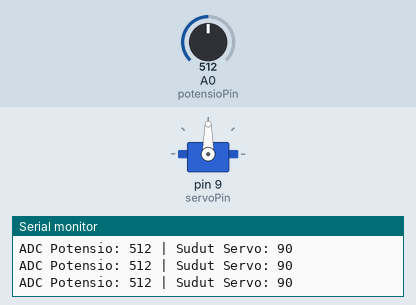
Recording of a sketch running on a simulated Arduino Uno, built with avr-gcc and run on an emulated ATmega328P. On the bench: servo, the last lines printed to the serial monitor. The test bench sets the inputs (shaded band); at power-on: A0 (potensioPin) = 512.

Above: at 1.2 s.
1.3 s: A0 (potensioPin) set to 586
At 2.0 s:
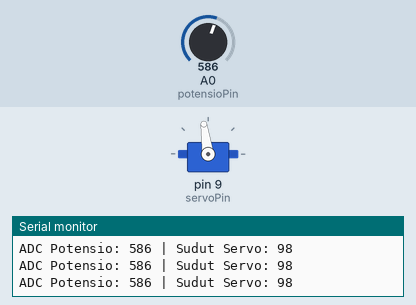
4.3 s: A0 (potensioPin) set to 608
At 5.5 s:
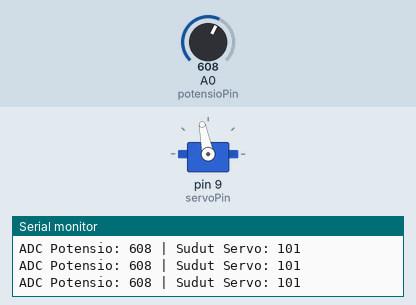
5.8 s: A0 (potensioPin) set to 306
At 6.7 s:
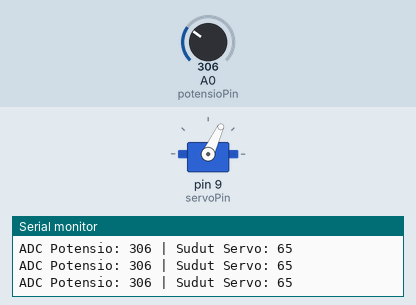
7.3 s: A0 (potensioPin) set to 900
At 8.0 s:
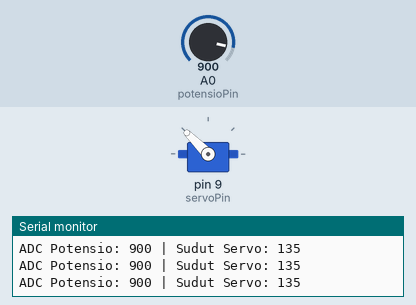
8.8 s: A0 (potensioPin) set to 986
At 9.2 s:
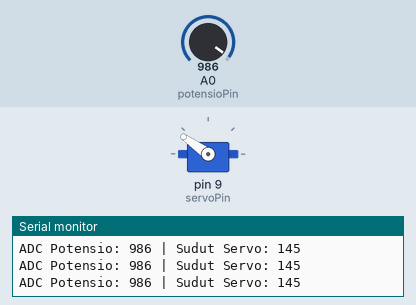
10.3 s: A0 (potensioPin) set to 1014
At 11.4 s:
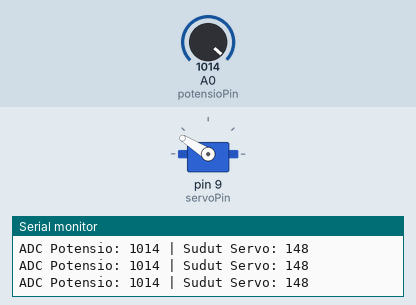
Timing chart, 0 to 13.3 s (numbered marks = the images above; inputs shaded):
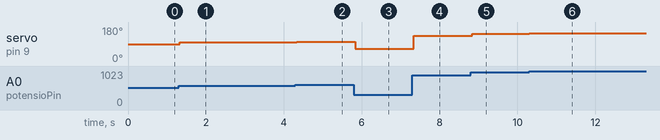

Measured:
- after the input at 1.3 s, servo on pin 9 (servoPin): 90° → 98° at once
- after the input at 4.3 s, servo on pin 9 (servoPin): 98° → 101° at once
- after the input at 5.8 s, servo on pin 9 (servoPin): 101° → 65° at once
- after the input at 7.3 s, servo on pin 9 (servoPin): 65° → 135° at once
- after the input at 8.8 s, servo on pin 9 (servoPin): 135° → 145° at once
- after the input at 10.3 s, servo on pin 9 (servoPin): 145° → 148° at once

The sketch:

modul4_soalpercobaan1.ino
```cpp
#include <Servo.h> // library untuk servo motor

Servo myservo; // membuat objek servo

// ===================== PIN SETUP =====================
// Tentukan pin yang digunakan untuk potensiometer dan servo
const int potensioPin = A0;  // Pin analog A0 untuk membaca potensiometer
const int servoPin = 9;      // Pin digital 9 (PWM) untuk mengontrol servo

// ===================== VARIABEL =====================
// Variabel untuk menyimpan data ADC dan sudut servo
int pos = 0; // Tipe data integer, inisialisasi awal pada sudut 0
int val = 0; // Tipe data integer, inisialisasi awal nilai ADC 0

void setup() {

  // Hubungkan servo ke pin yang sudah ditentukan
  myservo.attach(servoPin); // Menggunakan variabel servoPin (Pin 9)

  // Aktifkan komunikasi serial untuk monitoring
  Serial.begin(9600); // Baud rate standar 9600 bps

}

void loop() {

  // ===================== PEMBACAAN ADC =====================
  // Baca nilai dari potensiometer (rentang 0–1023)
  val = analogRead(potensioPin); // Membaca tegangan dari pin A0

  // ===================== KONVERSI DATA =====================
  // Ubah nilai ADC menjadi sudut servo (30–150 derajat)
  pos = map(val,
             0,    // nilai minimum ADC
             1023, // nilai maksimum ADC (resolusi 10-bit Arduino standar)
             30,    // sudut minimum servo
             150   // sudut maksimum servo
             );

  // ===================== OUTPUT SERVO =====================
  // Gerakkan servo sesuai hasil mapping
  myservo.write(pos); // Menggerakkan servo ke sudut 'pos'

  // ===================== MONITORING DATA =====================
  // Tampilkan data ADC dan sudut servo ke Serial Monitor
  Serial.print("ADC Potensio: ");
  Serial.print(val); // Menampilkan nilai ADC murni

  Serial.print(" | Sudut Servo: ");
  Serial.println(pos); // Menampilkan sudut konversi

  // ===================== STABILISASI =====================
  // Delay untuk memberi waktu servo bergerak stabil
  delay(15); // Waktu tunda 15 milidetik agar pergerakan servo halus
}
```
